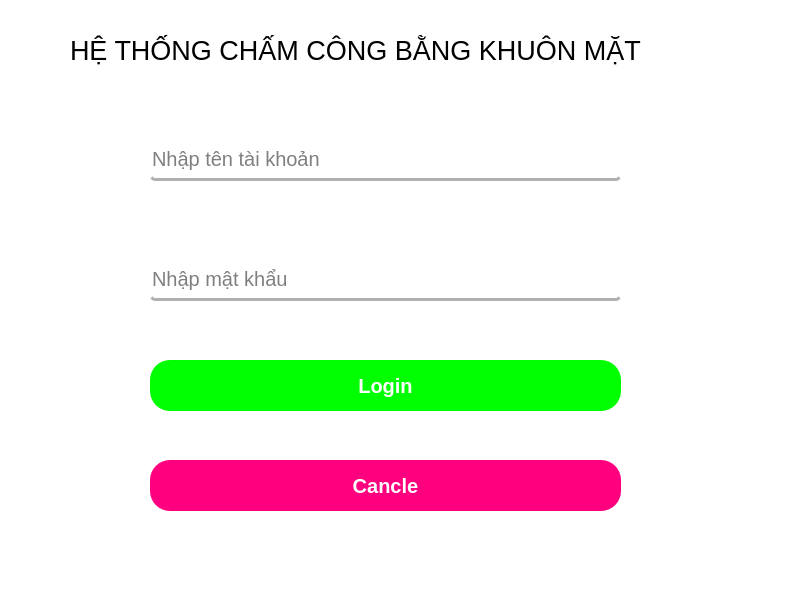
<?xml version="1.0" encoding="UTF-8"?>
<ui version="4.0">
 <class>MainWindow</class>
 <widget class="QMainWindow" name="MainWindow">
  <property name="geometry">
   <rect>
    <x>0</x>
    <y>0</y>
    <width>800</width>
    <height>600</height>
   </rect>
  </property>
  <property name="windowTitle">
   <string>MainWindow</string>
  </property>
  <property name="styleSheet">
   <string notr="true">background-color: rgb(255, 255, 255);
border-radius: 5px;
</string>
  </property>
  <widget class="QWidget" name="centralwidget">
   <widget class="QLabel" name="label_3">
    <property name="geometry">
     <rect>
      <x>70</x>
      <y>10</y>
      <width>811</width>
      <height>81</height>
     </rect>
    </property>
    <property name="font">
     <font>
      <pointsize>20</pointsize>
     </font>
    </property>
    <property name="styleSheet">
     <string notr="true">color: blue;
color: rgb(0, 0, 0);</string>
    </property>
    <property name="text">
     <string>HỆ THỐNG CHẤM CÔNG BẰNG KHUÔN MẶT</string>
    </property>
   </widget>
   <widget class="QLineEdit" name="lineEdit_2">
    <property name="geometry">
     <rect>
      <x>150</x>
      <y>140</y>
      <width>471</width>
      <height>41</height>
     </rect>
    </property>
    <property name="font">
     <font>
      <pointsize>15</pointsize>
     </font>
    </property>
    <property name="styleSheet">
     <string notr="true">border: none;

border-bottom: 3px solid rgb(176, 176, 176);
background-color: qradialgradient(stop:1 rgba(255, 255, 255, 0));</string>
    </property>
    <property name="text">
     <string/>
    </property>
    <property name="placeholderText">
     <string>Nhập tên tài khoản</string>
    </property>
   </widget>
   <widget class="QLineEdit" name="lineEdit_3">
    <property name="geometry">
     <rect>
      <x>150</x>
      <y>260</y>
      <width>471</width>
      <height>41</height>
     </rect>
    </property>
    <property name="font">
     <font>
      <pointsize>15</pointsize>
     </font>
    </property>
    <property name="styleSheet">
     <string notr="true">border: none;

border-bottom: 3px solid rgb(176, 176, 176);
background-color: qradialgradient(stop:1 rgba(255, 255, 255, 0));</string>
    </property>
    <property name="text">
     <string/>
    </property>
    <property name="echoMode">
     <enum>QLineEdit::Password</enum>
    </property>
    <property name="placeholderText">
     <string>Nhập mật khẩu</string>
    </property>
   </widget>
   <widget class="QPushButton" name="pushButton">
    <property name="geometry">
     <rect>
      <x>150</x>
      <y>360</y>
      <width>471</width>
      <height>51</height>
     </rect>
    </property>
    <property name="font">
     <font>
      <pointsize>15</pointsize>
      <weight>75</weight>
      <bold>true</bold>
     </font>
    </property>
    <property name="styleSheet">
     <string notr="true">
QPushButton#pushButton {
	background-color: rgb(0, 255, 0);
	color: rgb(255, 255, 255);
	border-radius: 20px;

}
QPushButton#pushButton:pressed{
	background-color: rgb(85, 255, 127);
}

QPushButton#pushButton:hover{
	
	
	color: rgb(120, 120, 120);
}
</string>
    </property>
    <property name="text">
     <string>Login</string>
    </property>
   </widget>
   <widget class="QPushButton" name="pushButton_2">
    <property name="geometry">
     <rect>
      <x>150</x>
      <y>460</y>
      <width>471</width>
      <height>51</height>
     </rect>
    </property>
    <property name="font">
     <font>
      <pointsize>15</pointsize>
      <weight>75</weight>
      <bold>true</bold>
     </font>
    </property>
    <property name="styleSheet">
     <string notr="true">

QPushButton#pushButton_2 {
	color: rgb(255, 255, 255);
	background-color: rgb(255, 0, 127);
	border-radius: 20px;
	

}
QPushButton#pushButton_2:pressed{
	
	background-color: rgb(255, 0, 0);
}

QPushButton#pushButton_2:hover{
	
	
	color: rgb(120, 120, 120);
}
</string>
    </property>
    <property name="text">
     <string>Cancle</string>
    </property>
   </widget>
  </widget>
  <widget class="QMenuBar" name="menubar">
   <property name="geometry">
    <rect>
     <x>0</x>
     <y>0</y>
     <width>800</width>
     <height>26</height>
    </rect>
   </property>
  </widget>
  <widget class="QStatusBar" name="statusbar"/>
 </widget>
 <resources/>
 <connections/>
</ui>
